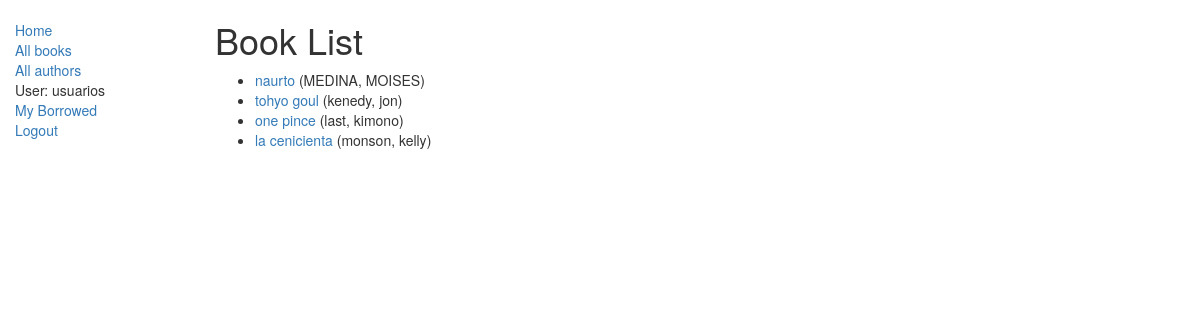
Screenshot of /holaApp/books/ (signed in) with the database file from the repository.
### holaApp/models.py (models this page shows, shortened)
class Book(models.Model):
    title = models.CharField(max_length=200)
    author = models.ForeignKey('Author', on_delete=models.SET_NULL, null=True)
    summary = models.TextField(max_length=1000, help_text="Ingrese una breve descripción del libro")
    isbn = models.CharField('ISBN',max_length=13, help_text='13 Caracteres <a href="https://www.isbn-international.org/content/what-isbn">ISBN number</a>')
    genre = models.ManyToManyField(Genre, help_text="Seleccione un genero para este libro")
    language = models.ForeignKey(
        'Language', on_delete=models.SET_NULL, null=True)
    def get_absolute_url(self):
        return reverse('book-detail', args=[str(self.id)])
    def display_genre(self):
        """
        Creates a string for the Genre. This is required to display genre in Admin.
        """
        return ', '.join([genre.name for genre in self.genre.all()[:3]])
    display_genre.short_description = 'Genre'

class Author(models.Model):
    first_name = models.CharField(max_length=100)
    last_name = models.CharField(max_length=100)
    date_of_birth = models.DateField(null=True, blank=True)
    date_of_death = models.DateField('Died', null=True, blank=True)
    def __str__(self):
        return '%s, %s' % (self.last_name, self.first_name)

### holaApp/views.py (the view)
class BookListView(LoginRequiredMixin, generic.ListView):
    login_url = '/accounts/login/'
    redirect_field_name = 'redirect_to'
    model = Book
    paginate_by = 10

### holaApp/templates/holaApp/book_list.html (shortened to what this page needs)
{% extends "base_generic.html" %}
{% block content %}
    <h1>Book List</h1>
    {% if book_list %}
    <ul>
        {% for book in book_list %}
        <li>
            <a href="{{ book.get_absolute_url }}">{{ book.title }}</a> ({{book.author}})
        </li>
        {% endfor %}
    </ul>
    {% else %}
        <p>There are no books in the library.</p>
    {% endif %}
{% endblock %}

### holaApp/templates/base_generic.html (shortened to what this page needs)
<!DOCTYPE html>
<html lang="en">
<head>
    <link rel="stylesheet" href="https://maxcdn.bootstrapcdn.com/bootstrap/3.3.7/css/bootstrap.min.css">
    {% load static %}
    <link rel="stylesheet" href="{% static 'css/styles.css' %}">
</head>
<body>
    <div class="container-fluid">
        <div class="row">
            <div class="col-sm-2">
                {% block sidebar %}
                <ul class="sidebar-nav">
                    <li><a href="{% url 'index' %}">Home</a></li>
                    <li><a href="{% url 'books' %}">All books</a></li>
                    <li><a href="{%url 'authors' %}">All authors</a></li>
                    {% if user.is_authenticated %}
                        <li>User: {{ user.get_username }}</li>
                        <li><a href="{% url 'my-borrowed' %}">My Borrowed</a></li>
                        <li><a href="{% url 'logout'%}?next={{request.path}}">Logout</a></li>
                    {% else %}
                        <li><a href="{% url 'login'%}?next={{request.path}}">Login</a></li>
                    {% endif %}
                </ul>
                {% endblock %}
            </div>
            <div class="col-sm-10 ">
                {% block content %}{% endblock %}
            </div>
        </div>
    </div>
</body>
</html>

### holaApp/static/css/styles.css (style rules this page uses)
.sidebar-nav { margin-top: 20px; padding: 0; list-style: none; }

### rows the page displays
Book: title "naurto", author "MEDINA, MOISES"
Book: title "tohyo goul", author "kenedy, jon"
Book: title "one pince", author "last, kimono"
Book: title "la cenicienta", author "monson, kelly"

### other values shown
{{ user.get_username }} "usuarios"
